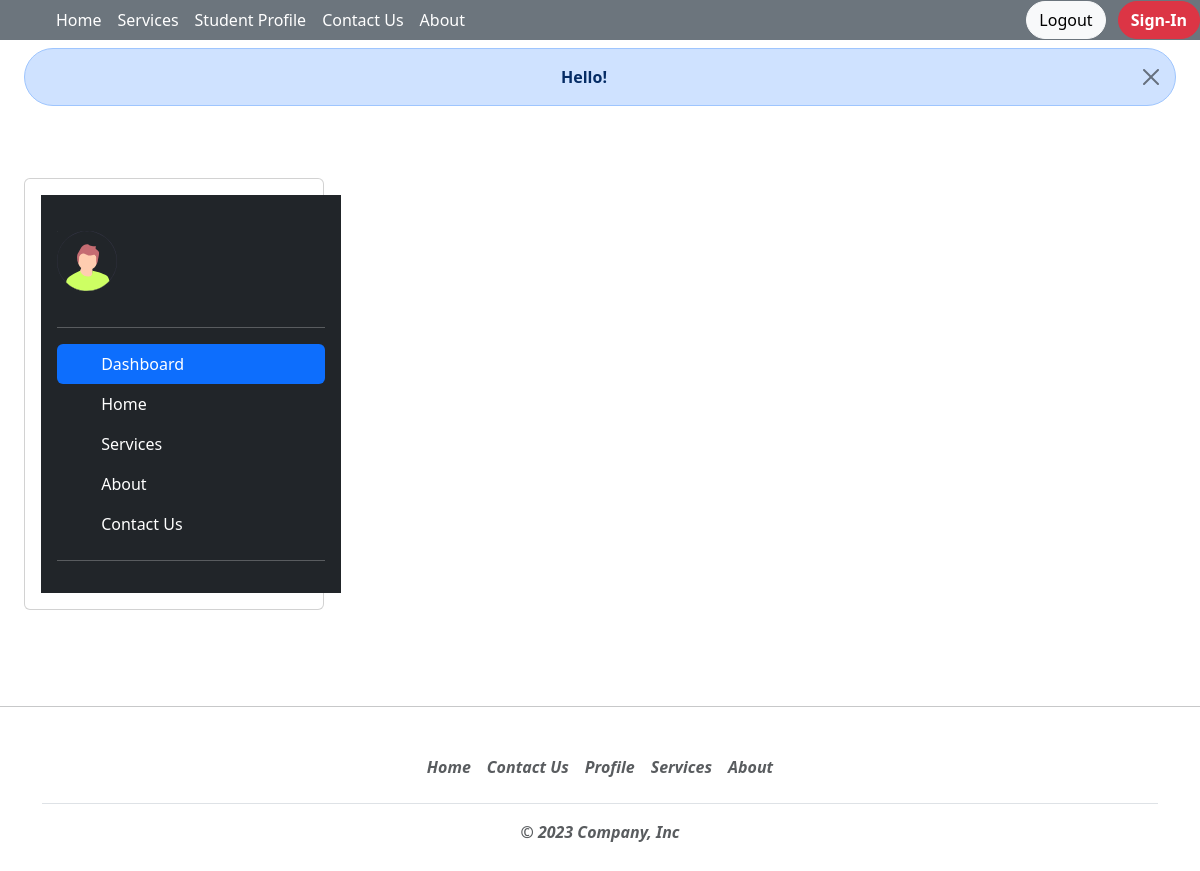
The app's page /stuprofile/ (signed in), older data.
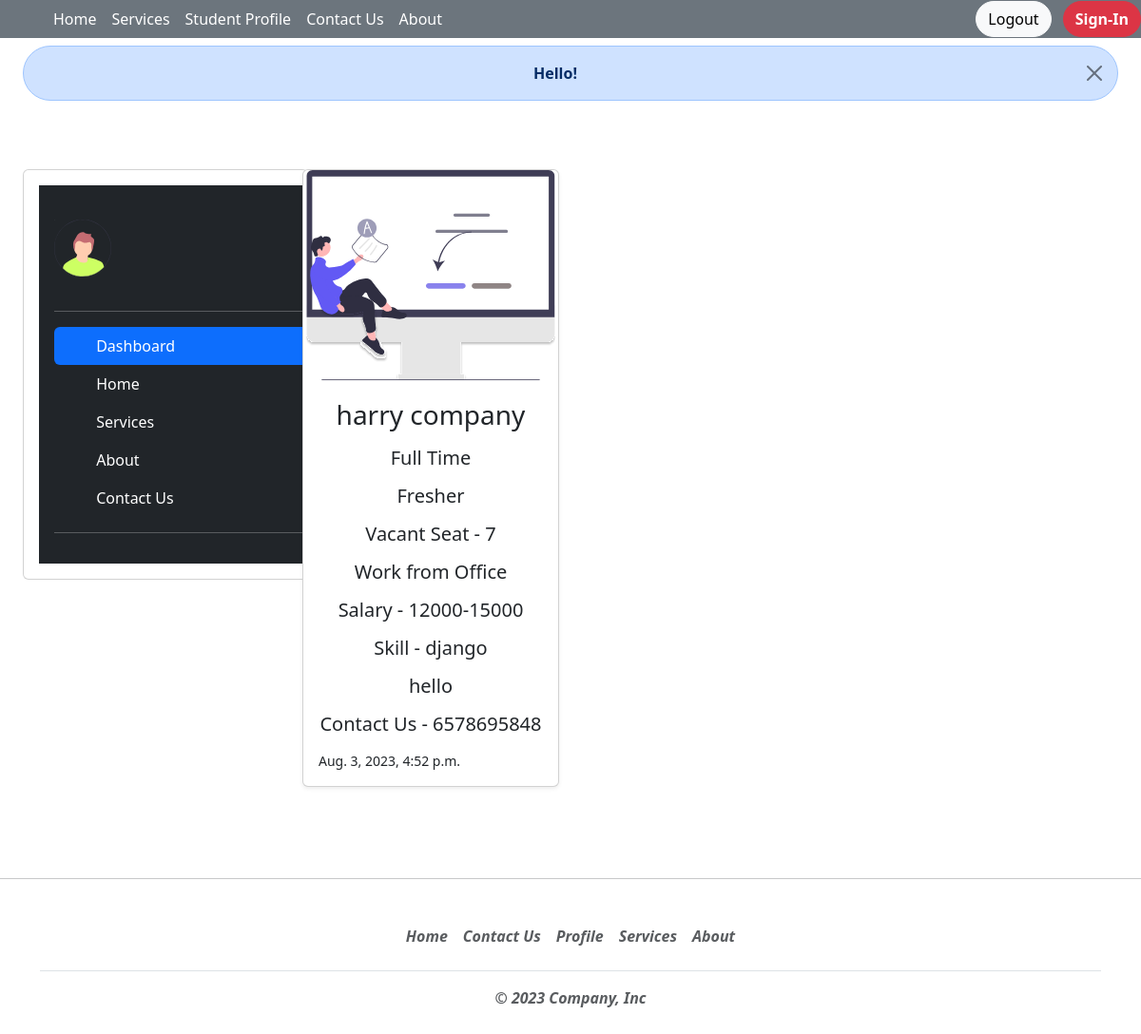
The same page, newer data.
### app1/models.py (models this page shows)
class Recruitment(models.Model):
    name = models.CharField(blank=True,max_length=50)
    work = models.CharField(max_length=20 ,  help_text="choose working mode" ,verbose_name="working status",blank=True)
    Last_update = models.DateTimeField(auto_now=True , help_text="Last update in This Form", blank=True)
    recruit = models.CharField(max_length=20 ,  help_text="Which Kind of Candidate requirement (Fresher , Experience )" ,blank=True)
    vacancy = models.IntegerField(default=0)
    demanded_skill = models.CharField(max_length=50,help_text="Enter Demanded Skill"  , blank=True)
    status = models.CharField(max_length=50,help_text="Want Full Time or Part Time" , verbose_name="Required", blank=True)
    contact = PhoneNumberField(blank=True)
    salary_scale = models.CharField( blank=True,max_length=40)
    job_description = models.TextField(verbose_name="job description" , help_text="what kind of candidate you are Wanting",blank=True)

### app1/views.py (the view)
# urls.py: path('stuprofile/',views.stuprofile , name='stuprofile'),
@login_required(login_url='loginstu')
def stuprofile(request):
    model = Recruitment.objects.all()
    data = {'data' : model}
    logger = {'data':data}
    return render (request, 'app1/stuprofile.html' , logger)

### app1/templates/app1/stuprofile.html (shortened to what this page needs)
{% extends 'app1/base.html' %}
{% load static %}
{% block log %}
<a class="btn btn-light me-2 rounded-pill" href="/logout" role="button">Logout</a>
{% endblock %}
{% block body %}
  <div class="mx-4 my-5 ">
{% if user.is_authenticated %}
      <div class="alert alert-primary alert-dismissible fade show  text-center mb-4 rounded-pill" role="alert">
        <strong>Hello!</strong> <em>{{ cosuser.cosuser }}</em>
        <button type="button" class="btn-close" data-bs-dismiss="alert" aria-label="Close"></button>
      </div>
      {% endif %}
<div class=" row ">
  <div class="container my-5 col-3">
    <div class="card card-body " style="width: 300px;">
       <div class="d-flex flex-column flex-shrink-0 p-3 text-bg-dark" style="width: 300px;">
      <a href="/" class="d-flex align-items-center mb-3 mb-md-0 me-md-auto text-white text-decoration-none">
      </a>
      <hr>
      <ul class="nav nav-pills flex-column mb-auto">
        <li class="nav-item">
          <a href="/myprofile" class="nav-link active" aria-current="page">
            <svg class="bi pe-none me-2" width="16" height="16"><use xlink:href="#home"></use></svg>
             Dashboard
          </a>
        </li>
        <li>
          <a href="/" class="nav-link text-white">
            <svg class="bi pe-none me-2" width="16" height="16"><use xlink:href="#speedometer2"></use></svg>
            Home
          </a>
        </li>
        <li>
          <a href="/service" class="nav-link text-white">
            <svg class="bi pe-none me-2" width="16" height="16"><use xlink:href="#grid"></use></svg>
            Services
          </a>
        </li>
        <li>
          <a href="/about" class="nav-link text-white">
            <svg class="bi pe-none me-2" width="16" height="16"><use xlink:href="#people-circle"></use></svg>
            About
          </a>
        </li>
        <li>
          <a href="/contact" class="nav-link text-white">
            <svg class="bi pe-none me-2" width="16" height="16"><use xlink:href="#people-circle"></use></svg>
            Contact Us
          </a>
        </li>
      </ul>
      <hr>
  </div>
</div>
  </div>
  <div class="container col-9 ">
    <div class=" row  ">
    {% for i in data.data %}
      <div class="col-md-4 my-5">
        <div class="col">
          <div class="card shadow-sm">
<div class="card-body ">
              <h3 class="card-text text-center">{{ i.name }}</h3>
              <h5 class="card-text my-3 text-center"> {{ i.work }}</h5>
              <h5 class="card-text my-3 text-center">{{ i.recruit }}</h5>
              <h5 class="card-text my-3 text-center">Vacant Seat - {{ i.vacancy }}</h5>
              <h5 class="card-text my-3 text-center">{{ i.status }}</h5>
              <h5 class="card-text my-3 text-center">Salary - {{ i.salary_scale }}</h5>
              <h5 class="card-text my-3 text-center">Skill - {{ i.demanded_skill }}</h5>
              <h5 class="card-text my-3 text-center">{{ i.job_description }}</h5>
              <h5 class="card-text my-3 text-center">Contact Us - {{ i.contact }}</h5>
              <div class="d-flex justify-content-between align-items-center">
                <small class="text-body-dark">{{ i.Last_update }}</small>
              </div>
            </div>
          </div>
        </div>
      </div>
      {% endfor %}
    </div>
  </div>
</div>
</div>
{% endblock %}

Row changes from the older to the newer data that the page shows:
added Recruitment: name "harry company", work "Full Time", recruit "Fresher", vacancy "7", status "Work from Office", salary_scale "12000-15000", demanded_skill "django", job_description "hello", contact "6578695848", Last_update "Aug. 3, 2023, 4:52 p.m."
